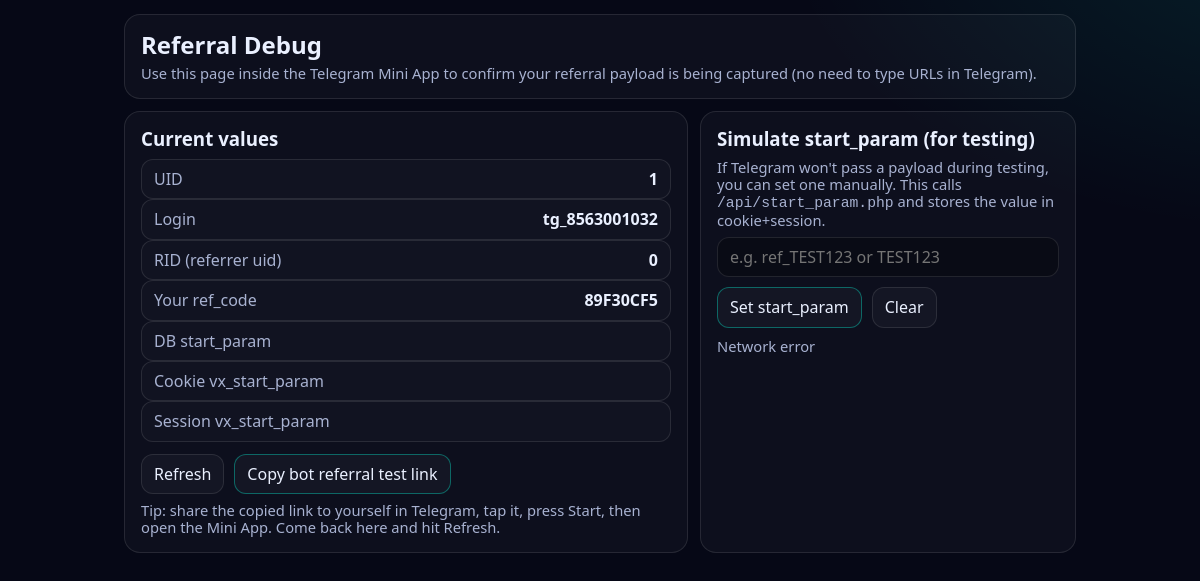
The page /pages/user/ref_debug.php (signed in) on the database its author committed.
### tables this page shows
CREATE TABLE `db_users` (
  `id` int(11) NOT NULL,
  `login` varchar(90) NOT NULL DEFAULT '0',
  `username` varchar(255) NOT NULL DEFAULT '0',
  `email` varchar(255) NOT NULL DEFAULT '0',
  `pass` varchar(160) NOT NULL DEFAULT '0',
  `reg` int(11) NOT NULL DEFAULT 0,
  `auth` int(11) NOT NULL DEFAULT 0,
  `ban` int(11) NOT NULL DEFAULT 0,
  `money_b` float(50,6) NOT NULL DEFAULT 0.000000,
  `money_p` float(50,6) NOT NULL DEFAULT 0.000000,
  `sum_in` float(50,2) NOT NULL DEFAULT 0.00,
  `sum_out` float(50,2) NOT NULL DEFAULT 0.00,
  `sum_ads` float(50,4) NOT NULL DEFAULT 0.0000,
  `surf_view` int(11) NOT NULL DEFAULT 0,
  `surf_earn` float(10,6) NOT NULL DEFAULT 0.000000,
  `earn_bonus` float(10,2) NOT NULL DEFAULT 0.00,
  `speed` decimal(50,6) NOT NULL DEFAULT 0.000000,
  `bank` decimal(50,4) NOT NULL DEFAULT 0.0000,
  `bankin` float(10,4) NOT NULL DEFAULT 0.0000,
  `bankout` float(10,4) NOT NULL DEFAULT 0.0000,
  `last` int(11) NOT NULL DEFAULT 0,
  `refsite` varchar(255) NOT NULL DEFAULT '0',
  `referer` varchar(80) NOT NULL DEFAULT '0',
  `rid` int(11) NOT NULL DEFAULT 0,
  `refs` int(11) NOT NULL DEFAULT 0,
  `income` float(10,6) NOT NULL DEFAULT 0.000000,
  `points_total` bigint(20) NOT NULL DEFAULT 0,
  `points_spendable` bigint(20) NOT NULL DEFAULT 0,
  `ref_views` int(11) NOT NULL DEFAULT 0,
  `ref_to` float(10,6) NOT NULL DEFAULT 0.000000,
  `ref_ok` int(11) NOT NULL DEFAULT 0,
  `freebet` int(11) NOT NULL DEFAULT 0,
  `role` int(11) NOT NULL DEFAULT 1,
  `telegram_id` bigint(20) DEFAULT NULL,
  `tg_firstname` varchar(255) DEFAULT NULL,
  `tg_lastname` varchar(255) DEFAULT NULL,
  `tg_username` varchar(255) DEFAULT NULL,
  `tg_lang` varchar(10) DEFAULT NULL,
  `tg_photo_url` varchar(512) DEFAULT NULL,
  `tg_is_premium` tinyint(1) NOT NULL DEFAULT 0,
  `ref_code` varchar(32) DEFAULT NULL,
  `tg_photo` varchar(512) DEFAULT NULL,
  `tg_updated_at` int(10) UNSIGNED DEFAULT NULL,
  `tg_name` varchar(255) DEFAULT NULL,
  `created_at` timestamp NOT NULL DEFAULT current_timestamp(),
  `updated_at` timestamp NULL DEFAULT current_timestamp() ON UPDATE current_timestamp(),
  `rid_set_at` int(10) UNSIGNED NOT NULL DEFAULT 0,
  `rid_lock` tinyint(1) NOT NULL DEFAULT 0,
  `payout_lock` tinyint(1) NOT NULL DEFAULT 0,
  `risk_tag` varchar(32) NOT NULL DEFAULT '',
  `risk_note` text DEFAULT NULL,
  `ref_start_param` varchar(64) NOT NULL DEFAULT '',
  `ref_ip_hash` char(64) NOT NULL DEFAULT '',
  `ref_ua_hash` char(64) NOT NULL DEFAULT '',
  `vx_onboarded` tinyint(1) NOT NULL DEFAULT 0,
  `vx_onboarded_at` int(11) DEFAULT NULL
);

### core/classes/db.php (called while the page is built, shortened)
<?php
if (class_exists('db')) { return; }
class db {
    protected $connection;
    protected $stmt;
    public function __construct(
        $dbhost = 'localhost',
        $dbuser = 'root',
        $dbpass = '',
        $dbname = '',
        $charset = 'utf8mb4'
    ) {
        $this->connection = @new mysqli($dbhost, $dbuser, $dbpass, $dbname);
    }
    public function query($sql ) {
        $this->stmt = $this->connection->prepare($sql);
        $argc = func_num_args();
        if ($argc > 1) {
            $raw = array_slice(func_get_args(), 1);
            $params = [];
            foreach ($raw as $arg) {
                if (is_array($arg)) {
                    foreach ($arg as $v) { $params[] = $v; }
                } else {
                    $params[] = $arg;
                }
            }
            $ph = substr_count($sql, '?');
            $types = '';
            foreach ($params as $k => $v) {
                if (is_bool($v) || is_int($v)) {
                    $types .= 'i';
                    $params[$k] = (int)$v;
                } elseif (is_float($v)) {
                    $types .= 'd';
                } elseif (is_null($v)) {
                    $types .= 's';
                    $params[$k] = null;
                } else {
                    $types .= 's';
                    $params[$k] = (string)$v;
                }
            }
            $bind = [];
            $bind[] = &$types;
            foreach ($params as $k => $v) {
                $bind[] = &$params[$k];
            }
            if (!call_user_func_array([$this->stmt, 'bind_param'], $bind)) {
                $this->last_error = 'SQL bind_param error: ' . $this->stmt->error;
                @error_log('[VX][DB] ' . $this->last_error . ' | SQL: ' . (string)$sql);
                $this->stmt->close();
                $this->stmt_open = false;
                $this->stmt = null;
                return $this;
            }
        }
        if (!$this->stmt->execute()) {
            $this->last_error = 'MySQL execution error: ' . $this->stmt->error;
            @error_log('[VX][DB] ' . $this->last_error . ' | SQL: ' . (string)$sql);
            $this->stmt->close();
            $this->stmt_open = false;
            $this->stmt = null;
            return $this;
        }
        $this->stmt_open = true;
        return $this;
    }
    public function fetchArray() {
        $meta = $this->stmt->result_metadata();
        $row = [];
        $bind = [];
        while ($field = $meta->fetch_field()) {
            $row[$field->name] = null;
            $bind[] = &$row[$field->name];
        }
        call_user_func_array([$this->stmt, 'bind_result'], $bind);
        $res = [];
        if ($this->stmt->fetch()) {
            foreach ($row as $k => $v) { $res[$k] = $v; }
        }
        $this->stmt_open = false;
        return $res;
    }
    private function _ensureStmt($fn): bool {
        return true;
    }
}

### pages/user/ref_debug.php (the view, shortened to what this page needs)
<?php
require_once __DIR__ . '/../../core/config.php';
$uid = (int)($_SESSION['uid'] ?? 0);
function h($s){ return htmlspecialchars((string)$s, ENT_QUOTES, 'UTF-8'); }
$u = [];
try {
  $q = $db->query('SELECT id, login, rid, ref_code, ref_start_param FROM db_users WHERE id=? LIMIT 1', $uid);
  $u = $q ? ($q->fetchArray() ?: []) : [];
} catch (Throwable $e) {}
?>
<link href="https://cdnjs.cloudflare.com/ajax/libs/modern-normalize/2.0.0/modern-normalize.min.css" rel="stylesheet" />
<div class="vx-wrap">
  <div class="vx-card" style="margin-bottom:12px;">
    <h2 style="margin:0 0 6px 0;">Referral Debug</h2>
    <div class="vx-mini">Use this page inside the Telegram Mini App to confirm your referral payload is being captured (no need to type URLs in Telegram).</div>
  </div>
  <div class="vx-grid">
    <div class="vx-card">
      <h3 style="margin:0 0 10px 0;">Current values</h3>
      <div id="vxRows">
        <div class="vx-row"><div class="k">UID</div><div class="v"><?= (int)($u['id'] ?? $uid) ?></div></div>
        <div class="vx-row"><div class="k">Login</div><div class="v"><?= h((string)($u['login'] ?? '')) ?></div></div>
        <div class="vx-row"><div class="k">RID (referrer uid)</div><div class="v"><?= (int)($u['rid'] ?? 0) ?></div></div>
        <div class="vx-row"><div class="k">Your ref_code</div><div class="v"><?= h((string)($u['ref_code'] ?? '')) ?></div></div>
        <div class="vx-row"><div class="k">DB start_param</div><div class="v"><?= h((string)($u['ref_start_param'] ?? '')) ?></div></div>
        <div class="vx-row"><div class="k">Cookie vx_start_param</div><div class="v"><?= h((string)($_COOKIE['vx_start_param'] ?? '')) ?></div></div>
        <div class="vx-row"><div class="k">Session vx_start_param</div><div class="v"><?= h((string)($_SESSION['vx_start_param'] ?? '')) ?></div></div>
      </div>
      <div style="display:flex;gap:10px;flex-wrap:wrap;margin-top:12px;">
        <button class="vx-btn" type="button" id="vxRefresh">Refresh</button>
        <button class="vx-btn primary" type="button" id="vxCopyBot">Copy bot referral test link</button>
      </div>
      <div class="vx-mini" style="margin-top:8px;">Tip: share the copied link to yourself in Telegram, tap it, press Start, then open the Mini App. Come back here and hit Refresh.</div>
    </div>
    <div class="vx-card">
      <h3 style="margin:0 0 10px 0;">Simulate start_param (for testing)</h3>
      <div class="vx-mini" style="margin-bottom:8px;">If Telegram won't pass a payload during testing, you can set one manually. This calls <code>/api/start_param.php</code> and stores the value in cookie+session.</div>
      <input class="vx-in" id="vxSim" placeholder="e.g. ref_TEST123 or TEST123" />
      <div style="display:flex;gap:10px;flex-wrap:wrap;margin-top:10px;">
        <button class="vx-btn primary" type="button" id="vxSet">Set start_param</button>
        <button class="vx-btn" type="button" id="vxClear">Clear</button>
      </div>
      <div class="vx-mini" style="margin-top:10px;" id="vxMsg"></div>
    </div>
  </div>
</div>

### pages/user/ref_debug.php (style rules this page uses)
.vx-wrap { max-width:980px;margin:0 auto;padding:14px; }
.vx-card { background:rgba(255,255,255,.03);border:1px solid var(--vx-border);border-radius:16px;padding:16px; }
.vx-grid { display:grid;gap:12px;grid-template-columns:1fr; }
@media (min-width:900px) { .vx-grid { grid-template-columns:1.2fr .8fr } }
.vx-row { display:flex;justify-content:space-between;gap:10px;border:1px solid var(--vx-border);border-radius:12px;padding:10px 12px;background:rgba(255,255,255,.02) }
.vx-row .k { color:var(--vx-muted) }
.vx-row .v { font-weight:800;word-break:break-all;text-align:right }
.vx-btn { display:inline-flex;align-items:center;justify-content:center;gap:8px;border:1px solid var(--vx-border);border-radius:12px;padding:10px 12px;text-decoration:none;color:var(--vx-text);background:rgba(255,255,255,.03);cursor:pointer }
.vx-btn.primary { border-color:rgba(0,255,224,.35) }
.vx-in { width:100%;border:1px solid var(--vx-border);border-radius:12px;padding:10px 12px;background:rgba(0,0,0,.25);color:var(--vx-text) }
.vx-mini { color:var(--vx-muted);font-size:.92rem }

### rows shown on the page
db_users: id "1", login "tg_8563001032", rid "0", ref_code "89F30CF5"
